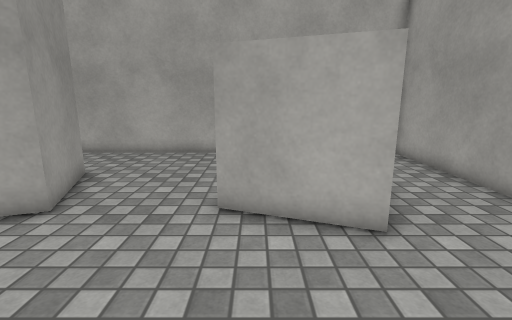
View 1 (above)

12 first-person views from a walk through a Unity game level. The camera is 1.3 m above the floor, tilts 12° down and sees 85° across. The floor is counted in squares, 0.5 m on a side. Each view is taken from the middle of a square. On the plan, view 1 faces up. The plan holds only what a view shows up to about 19 squares ahead; the rest is blank. Surface patterns are stand-ins for the level's own textures.

View 2
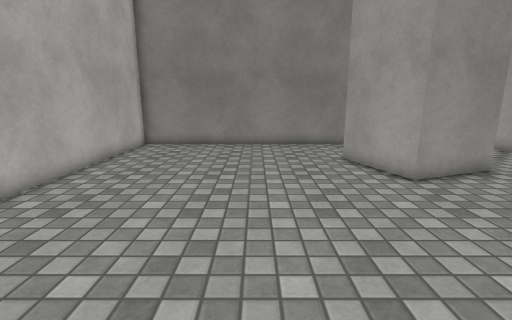

View 3
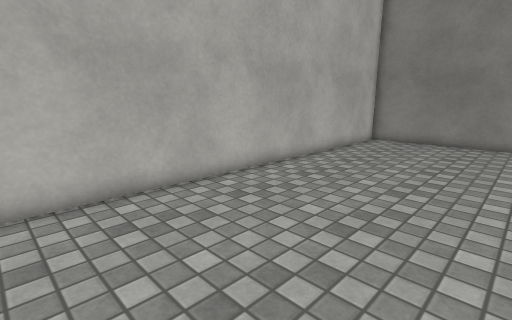

View 4
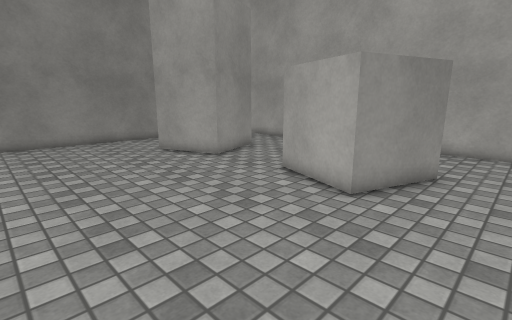

View 5
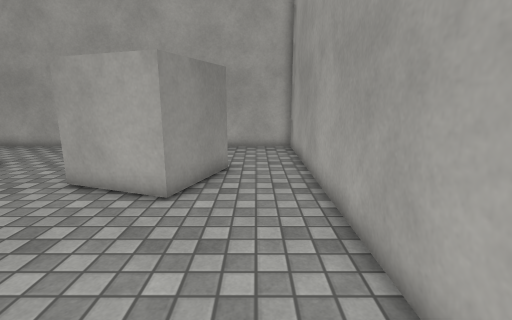

View 6
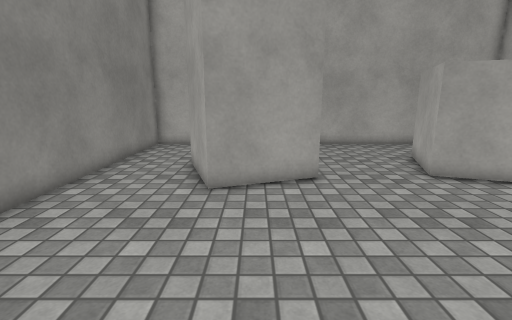

View 7
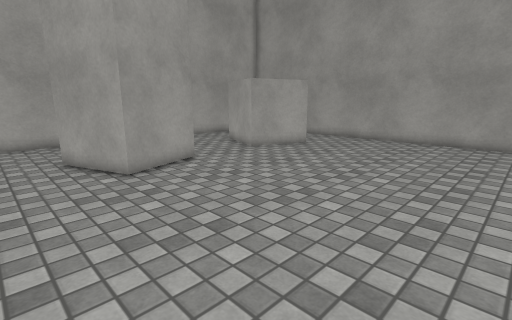

View 8
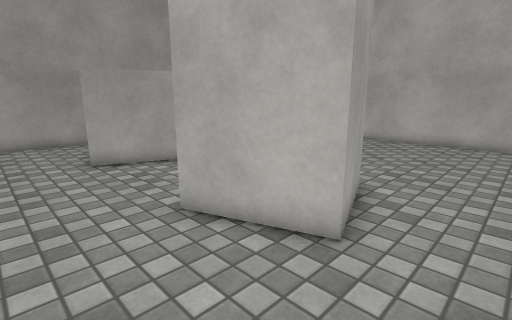

View 9
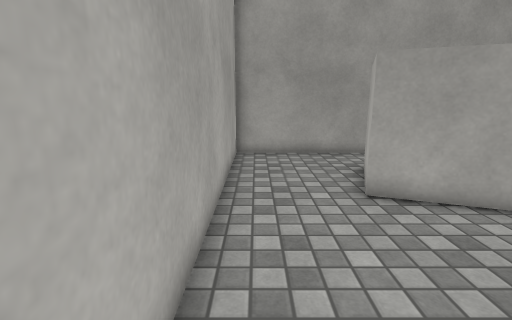

View 10
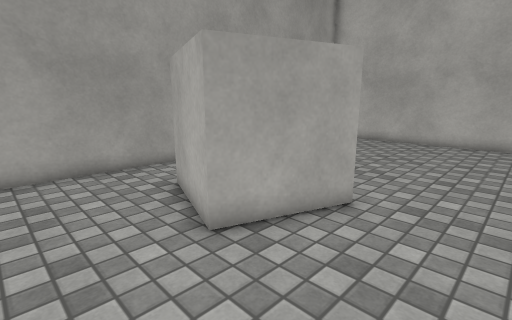

View 11
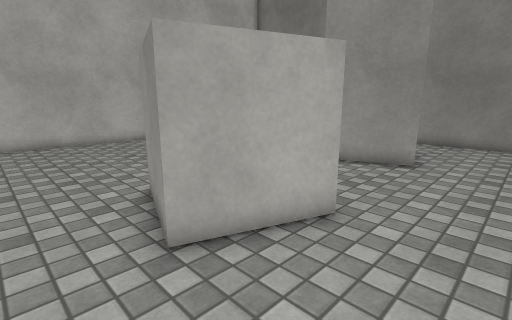

View 12
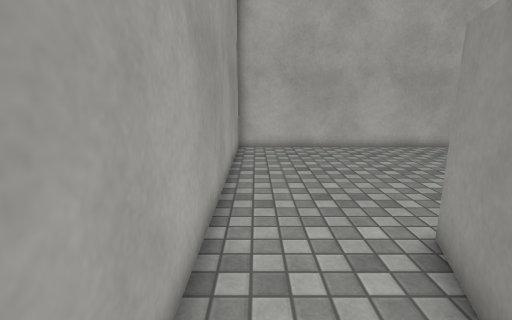

### Floor plan
Key: @ floor where view 1 was taken; # wall or solid block; . floor; B block.
Columns run from 13 left of view 1 to 7 right of it. Each row starts with its distance up from view 1.
 14 #####################
 13 #...................#
 12 #...................#
 11 #...................#
 10 #.....BB.....BB.....#
  9 #...BBBB.....BBBBB..#
  8 #..BB  BB....B  BB..#
  7 #...B   B...BB  B...#
  6 #...B BBB...BBBBB...#
  5 #...BBB........BB...#
  4 #...................#
  3 #...................#
  2 #...................#
  1 #...................#
  0 #............@......#
 -1 #...................#
 -2 #...................#
 -3 #...................#
 -4 #...................#
 -5 #...................#
 -6 #####################

Positions as (right, up) in squares from view 1, and headings:
1: (0, 0), facing up
2: (4, 1), facing left
3: (6, 2), facing down-left
4: (6, -2), facing up-left
5: (5, -2), facing up
6: (-7, -3), facing up
7: (-12, -5), facing up-right
8: (-12, 13), facing down-right
9: (-7, 13), facing right
10: (-4, 13), facing down-right
11: (6, 13), facing down-left
12: (6, 10), facing down
